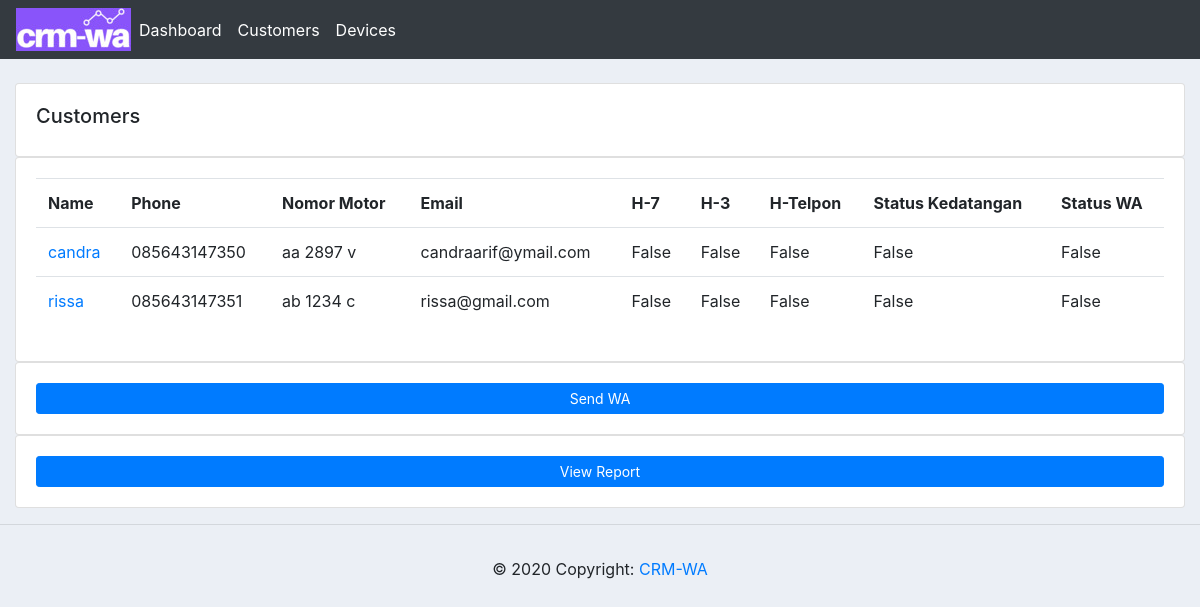
The app's page /customers/, older data.
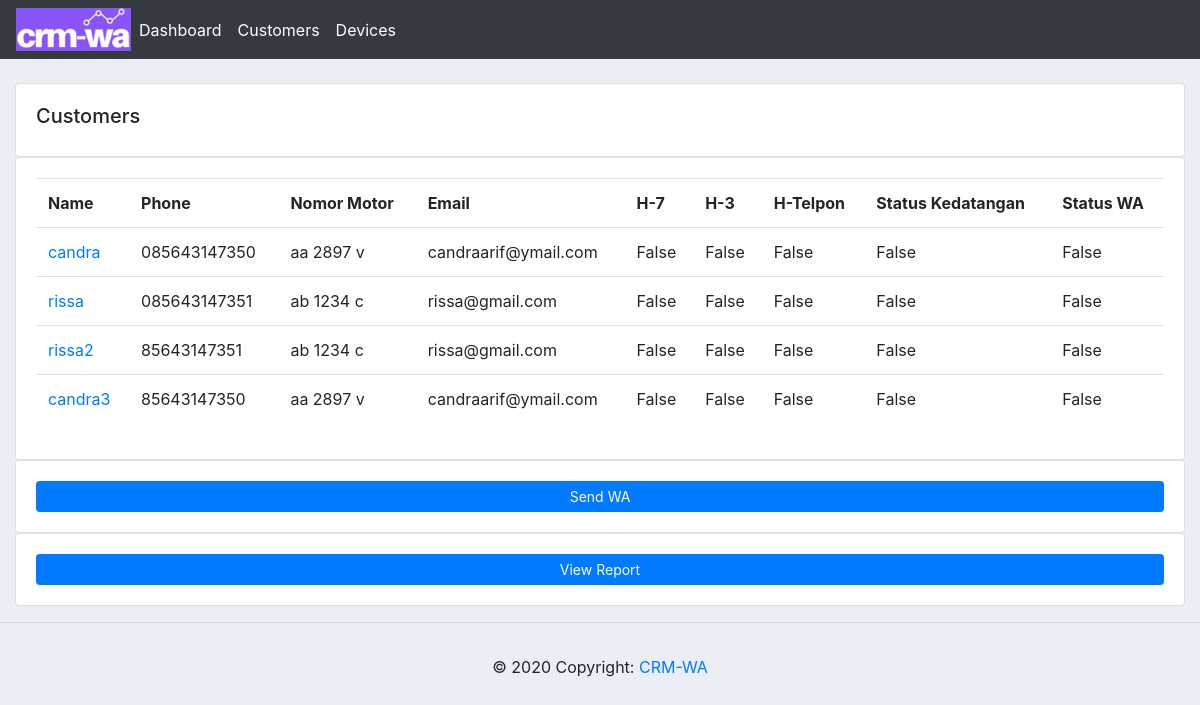
The same page, newer data.
### crm/models.py (models this page shows, shortened)
class Customer(models.Model):
    name = models.CharField(max_length=200, null=True, blank=False)
    no_motor = models.CharField(max_length=200, null=True, blank=False)
    phone = models.CharField(max_length=200, null=True, blank=False)
    email = models.CharField(max_length=200, null=True)
    date_created = models.DateTimeField(auto_now_add=True, null=True)
    date_h7 = models.DateTimeField(auto_now_add=True, null=True)
    date_h3 = models.DateTimeField(auto_now_add=True, null=True)
    date_phone = models.DateTimeField(auto_now_add=True, null=True)
    status_h7 = models.BooleanField(default=False)
    status_h3 = models.BooleanField(default=False)
    status_telpon = models.BooleanField(default=False)
    status_whatsapp = models.BooleanField(default=False)
    status_kedatangan = models.BooleanField(default=False)
    status_call = models.BooleanField(default=False)
    tipe_motor = models.CharField(max_length=200, null=True, blank=False)
    km_akhir = models.CharField(max_length=200, null=True, blank=False)
    ket = models.CharField(max_length=200, null=True, blank=False)
    message1 = models.TextField(default='', blank=True)
    message2 = models.TextField(default='', blank=True)
    message3 = models.TextField(default='', blank=True)
    message4 = models.TextField(default='', blank=True)
    status_message1 = models.BooleanField(default=False)
    status_message2 = models.BooleanField(default=False)
    status_message3 = models.BooleanField(default=False)
    status_message4 = models.BooleanField(default=False)

### crm/views.py (the view)
# urls.py: path('customers/', views.customers, name='customers'),
def customers(request):
	customers = Customer.objects.all()
	context= {'customers':customers}
	return render(request, 'accounts/customers.html', context)

### crm/templates/accounts/customers.html
{%  extends 'accounts/main.html' %}
{% block content %}
		<br>
		<div class="row">
			<div class="col-md">
				<div class="card card-body">
					<h5>Customers</h5>
				</div>
				<div class="card card-body">
					<table class="table">
						<tr>
							<th>Name</th>
							<th>Phone</th>
							<th>Nomor Motor</th>
							<th>Email</th>
							<th>H-7</th>
							<th>H-3</th>
							<th>H-Telpon</th>
							<th>Status Kedatangan</th>
							<th>Status WA</th>
						</tr>
						{% for i in customers %}
							<tr>
								<td><a href="{% url 'customer' i.id %}">{{i.name}}</a></td>
								<td>{{i.phone}}</td>
								<td>{{i.no_motor}}</td>
								<td>{{i.email}}</td>
								<td>{{i.status_h7}}</td>
								<td>{{i.status_h3}}</td>
								<td>{{i.status_telpon}}</td>
								<td>{{i.status_whatsapp}}</td>
								<td>{{i.status_kedatangan}}</td>
							</tr>
						{% endfor %}
					</table>
				</div>
			</div>
		</div>
		<div class="card card-body">
			<a class="btn btn-primary  btn-sm btn-block" href="{% url 'send_wa' %}">Send WA</a>
		</div>
		<div class="card card-body">
			<a class="btn btn-primary  btn-sm btn-block" href="{% url 'pdf_view' %}">View Report</a>
		</div>
{% endblock content %}

### crm/templates/accounts/main.html (shortened to what this page needs)
{% load static %}
<!DOCTYPE html>
<html>
<head>
	<link rel="stylesheet" href="https://stackpath.bootstrapcdn.com/bootstrap/4.3.1/css/bootstrap.min.css">
	<link rel="stylesheet" type="text/css" href="{% static '/css/main.css' %}">
</head>
<body >
	{%  include 'accounts/navbar.html' %}
	<div class="container-fluid">
	{% block content %}
	{% endblock %}
    </div>
	<hr>
	{%  include 'accounts/footer.html' %}
</body>
</html>

### crm/templates/accounts/navbar.html (shortened to what this page needs)
{% load static %}
<nav class="navbar navbar-expand-lg navbar-dark bg-dark">
 <a href="{% url 'home' %}"><img src="{% static 'images/b.jpg' %}"></a>
  <div class="collapse navbar-collapse" id="navbarNav">
    <ul class="navbar-nav">
      <li class="nav-item active">
        <a class="nav-link" href="{% url 'home' %}">Dashboard</a>
      </li>
      <li class="nav-item active">
        <a class="nav-link" href="{% url 'customers' %}">Customers</a>
      </li>
      <li class="nav-item active">
        <a class="nav-link" href="{% url 'devices' %}">Devices</a>
      </li>
    </ul>
  </div>
</nav>

### crm/templates/accounts/footer.html
{% load static %}
<footer class="page-footer font-small blue">
    <div class="footer-copyright text-center py-3">© 2020 Copyright:
        <a href="https://mdbootstrap.com/">CRM-WA</a>
    </div>
</footer>

### static/css/main.css (style rules this page uses)
body { background-color: #ebeff5; }

Row changes from the older to the newer data that the page shows:
added Customer: name "rissa2", phone "85643147351", no_motor "ab 1234 c", email "rissa@gmail.com", status_h7 "False", status_h3 "False", status_telpon "False", status_whatsapp "False", status_kedatangan "False"
added Customer: name "candra3", phone "85643147350", no_motor "aa 2897 v", email "candraarif@ymail.com", status_h7 "False", status_h3 "False", status_telpon "False", status_whatsapp "False", status_kedatangan "False"
